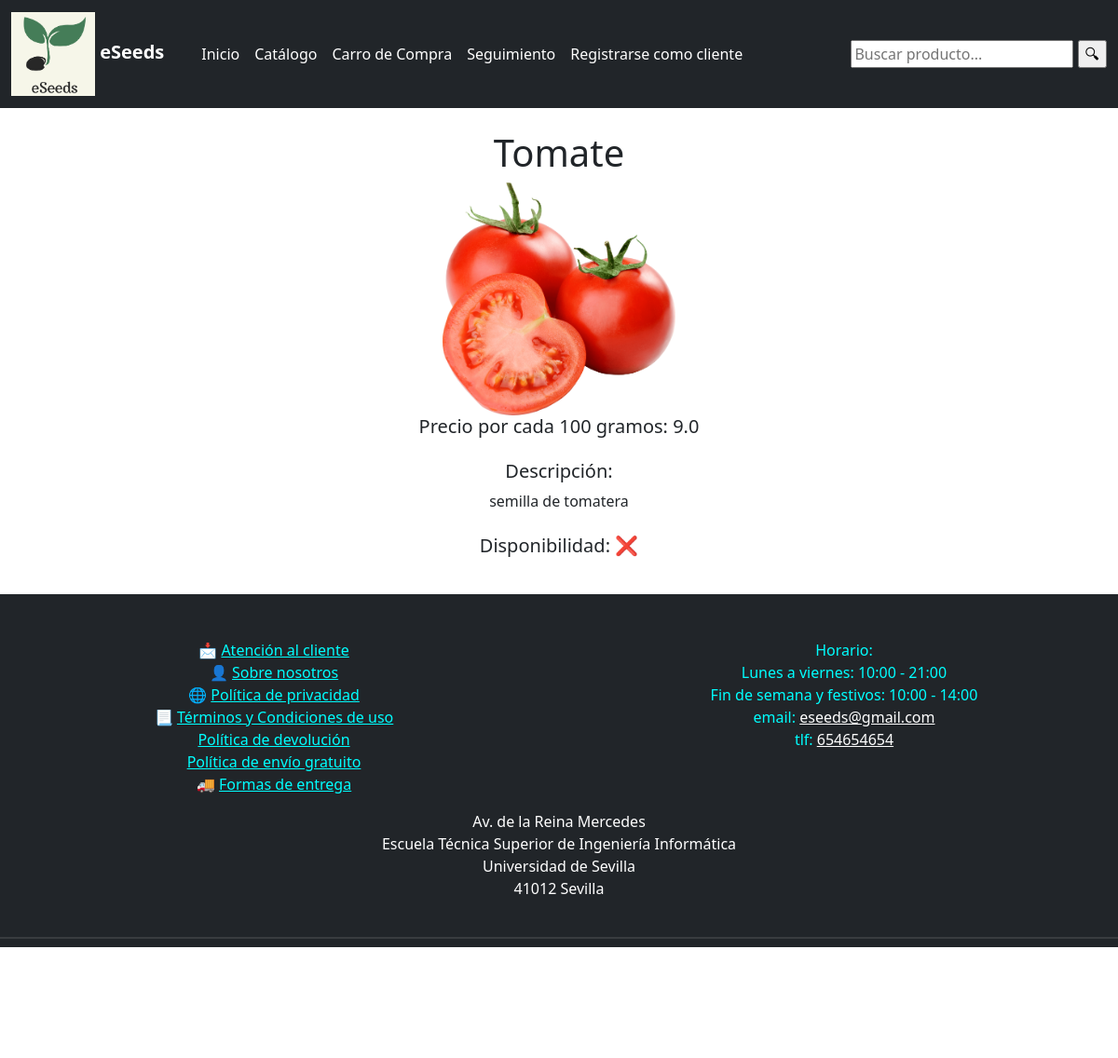
The page /catalogo/3/ on the database its author committed.
### eSeeds/models.py (models this page shows, shortened)
class Producto(models.Model):
    nombre = models.CharField(max_length= 100, blank=False, null=False)
    precio = models.FloatField(null=False)
    descripcion = models.TextField(max_length=255, blank=False, null=False)
    disponibilidad = models.BooleanField(blank=False, null=False)
    imagen = models.ImageField(null=True, upload_to='media')

### eSeeds/views.py (the view, shortened to what this page needs)
# urls.py: path('catalogo/<int:producto_id>/', views.detalles_producto, name="producto"),
def detalles_producto(request, producto_id):
    if request.method == 'GET':
        producto = get_object_or_404(Producto, pk=producto_id)
        return render(request, 'producto.html', {'producto': producto, 'MEDIA_URL': settings.MEDIA_URL}) #se le pasa lo que está entre ''

### eSeeds/context_processor.py (called while the page is built)
def total_carro(request):
    total = 0
    if "carro" in request.session.keys():
        for key, value in request.session["carro"].items():
            total += int(value["acumulado"])
    return {"total_carro": total}

### eSeeds/templates/producto.html (shortened to what this page needs)
{% extends 'base.html' %}
{% block content %}
    <head>
        <link href="https://cdn.jsdelivr.net/npm/bootstrap@5.2.2/dist/css/bootstrap.min.css" rel="stylesheet">
    </head>
    <body>
        <div class="container" style="text-align:center">
            <br>
            <h1 class="titulo-producto">{{producto.nombre}}</h1>
            <img src= "{{MEDIA_URL}}{{producto.imagen}}"  width=250px height=250px>
            <div class="row" style="text-align:center">
                <h5>Precio por cada 100 gramos: {{producto.precio}}</h5><br><br>
                <h5>Descripción:</h5><br>
                <p>{{producto.descripcion}}</p>
                <br><br>
                {% if producto.disponibilidad == True %}
                    <h5>Disponibilidad: ✅<h5>
                {% else %}
                    <h5>Disponibilidad: ❌<h5>
                {% endif %}
            </div>
            <br>
        </div>
    </body>
{% endblock %}

### rows shown on the page
Producto: nombre "Tomate", imagen (picture), precio "9.0", descripcion "semilla de tomatera"
